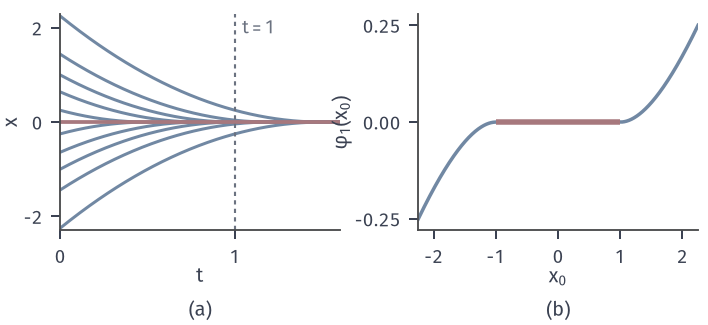

Write Python code to recreate this figure.
from pathlib import Path
import sys
sys.path.insert(0, str(Path(__file__).resolve().parents[1]/"odesens-common"))
from common import *
HERE = Path(__file__).resolve().parent
# 目标：x'=-2 sgn(x) sqrt|x| 前向唯一但轨道在有限时间并入 0，流映射不单射，反向不唯一。
fig, axes = figure(width_mm=100, height_mm=46, ncols=2)
panel(fig, .085, .985, .955, .29, .28)
def flow(x0, t): return np.sign(x0)*np.maximum(np.sqrt(np.abs(x0))-t, 0)**2
ax = axes[0]; t = np.linspace(0, 1.6, 401)
for x0 in (.25, .64, 1., 1.44, 2.25): ax.plot(t, flow(x0, t), color=BLUE, lw=1.2); ax.plot(t, flow(-x0, t), color=BLUE, lw=1.2)
ax.plot(t, 0*t, color=RED, lw=1.5); ax.vlines(1, -2.3, 2.3, color=MUTED, lw=.85, ls=(0, (2, 2)))
ax.text(1.04, 2.2, '$t=1$', color=MUTED, fontsize=7.5, va='top')
ax.set_xlim(0, 1.6); ax.set_ylim(-2.3, 2.3); ax.set_xticks([0, 1]); ax.set_yticks([-2, 0, 2]); ax.set_xlabel('$t$', labelpad=0); ax.set_ylabel('$x$', labelpad=1)
ax = axes[1]; s = np.linspace(-2.25, 2.25, 901); ax.plot(s, flow(s, 1.), color=BLUE, lw=1.4); ax.plot([-1, 1], [0, 0], color=RED, lw=2.2, solid_capstyle='butt')
ax.set_xlim(-2.25, 2.25); ax.set_ylim(-.28, .28); ax.set_xticks([-2, -1, 0, 1, 2]); ax.set_yticks([-.25, 0, .25]); ax.set_xlabel('$x_0$', labelpad=0); ax.set_ylabel('$\\varphi_1(x_0)$', labelpad=1)
tags(fig, axes)
save(fig, HERE, 'figure', {'f': '-2 sgn(x) sqrt|x|'})
